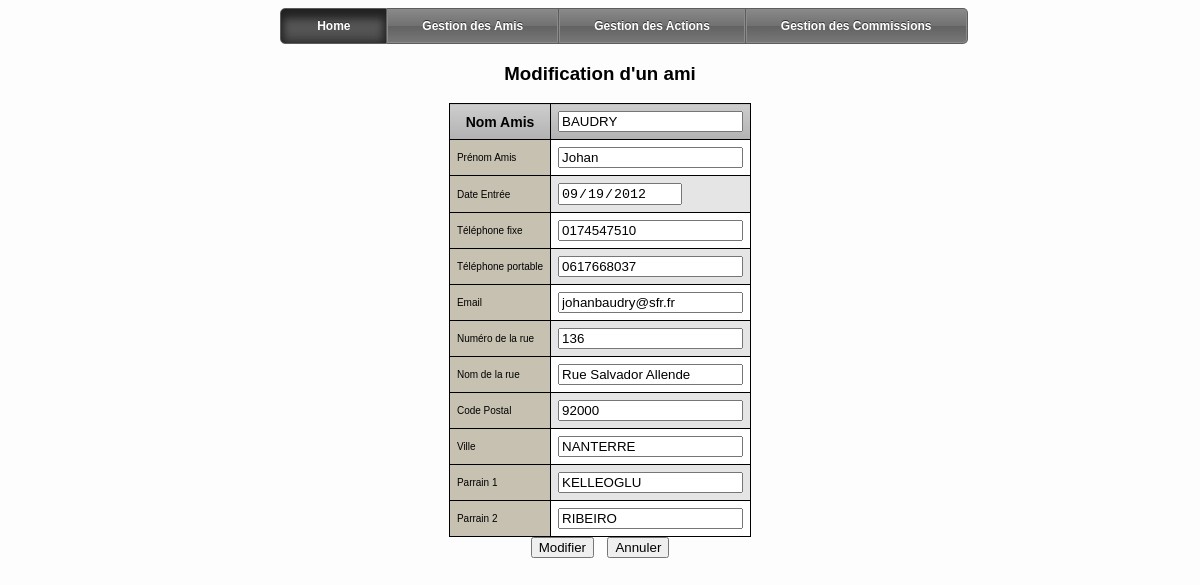
The page /modifierami.php?reference=1 (signed in) on the database its author committed.
### tables this page shows
CREATE TABLE IF NOT EXISTS `amis` (
  `id_amis` int(11) NOT NULL AUTO_INCREMENT,
  `nom_amis` varchar(50) DEFAULT NULL,
  `prenom_amis` varchar(50) DEFAULT NULL,
  `date_entree` date DEFAULT NULL,
  `tel_fixe` varchar(10) DEFAULT NULL,
  `tel_port` varchar(10) DEFAULT NULL,
  `email` varchar(50) DEFAULT NULL,
  `num_adr` varchar(5) DEFAULT NULL,
  `rue_adr` varchar(50) DEFAULT NULL,
  `cp_adr` varchar(5) DEFAULT NULL,
  `ville_adr` varchar(50) DEFAULT NULL,
  `parrain1` varchar(50) DEFAULT NULL,
  `parrain2` varchar(50) DEFAULT NULL,
  PRIMARY KEY (`id_amis`)
);

### modifierami.php (the view, shortened to what this page needs)
<?php
include('menusecretaire.php');
?>
<html>
<head>
<link rel ="stylesheet" href="style.css" name="text/css"/>
</head>
<body>
<?php
if(isset($_GET['reference']))
{
$sql1="select * from amis where id_amis='".$_GET['reference']."'";
$r1=mysql_query($sql1);
while($enreg=mysql_fetch_array($r1))
{
?>
<center>
<h3>Modification d'un ami</h3>
<div class="tableau">
<form action="modifierami.php" method="post">
<table >
<tr><td bgcolor="#C6C1B0">Nom Amis</td><td><input type="text" class="UpperCase" name="nom_amis"
value="<?php echo $enreg['nom_amis']; ?>"></td></tr>
<tr><td bgcolor="#C6C1B0">Prénom Amis</td><td><input type="text"
name="prenom_amis" value="<?php echo $enreg['prenom_amis']; ?>"></td></tr>
<tr><td bgcolor="#C6C1B0">Date Entrée</td><td><input readonly="readonly" input type="date" name="date_entree"
value="<?php echo $enreg['date_entree']; ?>"></td></tr>
<tr><td bgcolor="#C6C1B0">Téléphone fixe</td><td><input type="number"/ name="tel_fixe"
value="<?php echo $enreg['tel_fixe']; ?>"></td></tr>
<tr><td bgcolor="#C6C1B0">Téléphone portable</td><td><input type="number"/ name="tel_port"
value="<?php echo $enreg['tel_port']; ?>"></td></tr>
<tr><td bgcolor="#C6C1B0">Email</td><td><input type="text" name="email"
value="<?php echo $enreg['email']; ?>"></td></tr>
<tr><td bgcolor="#C6C1B0">Numéro de la rue</td><td><input type="number"/ name="num_adr"
value="<?php echo $enreg['num_adr']; ?>"></td></tr>
<tr><td bgcolor="#C6C1B0">Nom de la rue</td><td><input type="text" name="rue_adr"
value="<?php echo $enreg['rue_adr']; ?>"></td></tr>
<tr><td bgcolor="#C6C1B0">Code Postal</td><td><input type="number"/ name="cp_adr"
value="<?php echo $enreg['cp_adr']; ?>"></td></tr>
<tr><td bgcolor="#C6C1B0">Ville</td><td><input type="text" class="UpperCase" name="ville_adr"
value="<?php echo $enreg['ville_adr']; ?>"></td></tr>
<tr><td bgcolor="#C6C1B0">Parrain 1</td><td><input readonly="readonly" input type="text" name="parrain1"
value="<?php echo $enreg['parrain1']; ?>"></td></tr>
<tr><td bgcolor="#C6C1B0">Parrain 2</td><td><input readonly="readonly" input type="text" name="parrain2"
value="<?php echo $enreg['parrain2']; ?>"></td></tr>
</table>
<input type="submit" value="Modifier"> &nbsp;&nbsp;<input type="reset" value="Annuler">
</form>
</center>
<?php
}
}
?>
</body>
</html>

### menusecretaire.php (shortened to what this page needs)
<?php
if (isset($_SESSION['login']) and !empty($_SESSION['login']) and ($_SESSION['id_fonctionbureau']==3 or $_SESSION['id_fonctionbureau']==4)) {
?>
<html>
<head>
<link rel ="stylesheet" href="style.css" name="text/css"/>
</head>
<center>
<div id='cssmenu'>
<ul>
   <li class='active'><a href='menusecretaire.php'><span>Home</span></a></li>
   <li class='has-sub'><a href='#'><span>Gestion des Amis</span></a>
   </li>
   <li class='has-sub'><a href='#'><span>Gestion des Actions</span></a>
   </li>
   <li class='has-sub'><a href='#'><span>Gestion des Commissions</span></a>
   </li>
  </ul>
</div>
</center>
<body>
</body>
</html>
<?php
}
else {
echo "<script>alert(\"Vous n'êtes pas autorisé à accéder à cette zone \");
document.location.href = 'index.html';</script>";
}
?>

### modifierami.php (style rules this page uses)
.UpperCase { text-transform: uppercase }

### rows shown on the page
amis: nom_amis "BAUDRY", prenom_amis "Johan", date_entree "09/19/2012", tel_fixe "0174547510", tel_port "0617668037", email "johanbaudry@sfr.fr", num_adr "136", rue_adr "Rue Salvador Allende", cp_adr "92000", ville_adr "NANTERRE", parrain1 "KELLEOGLU", parrain2 "RIBEIRO"
